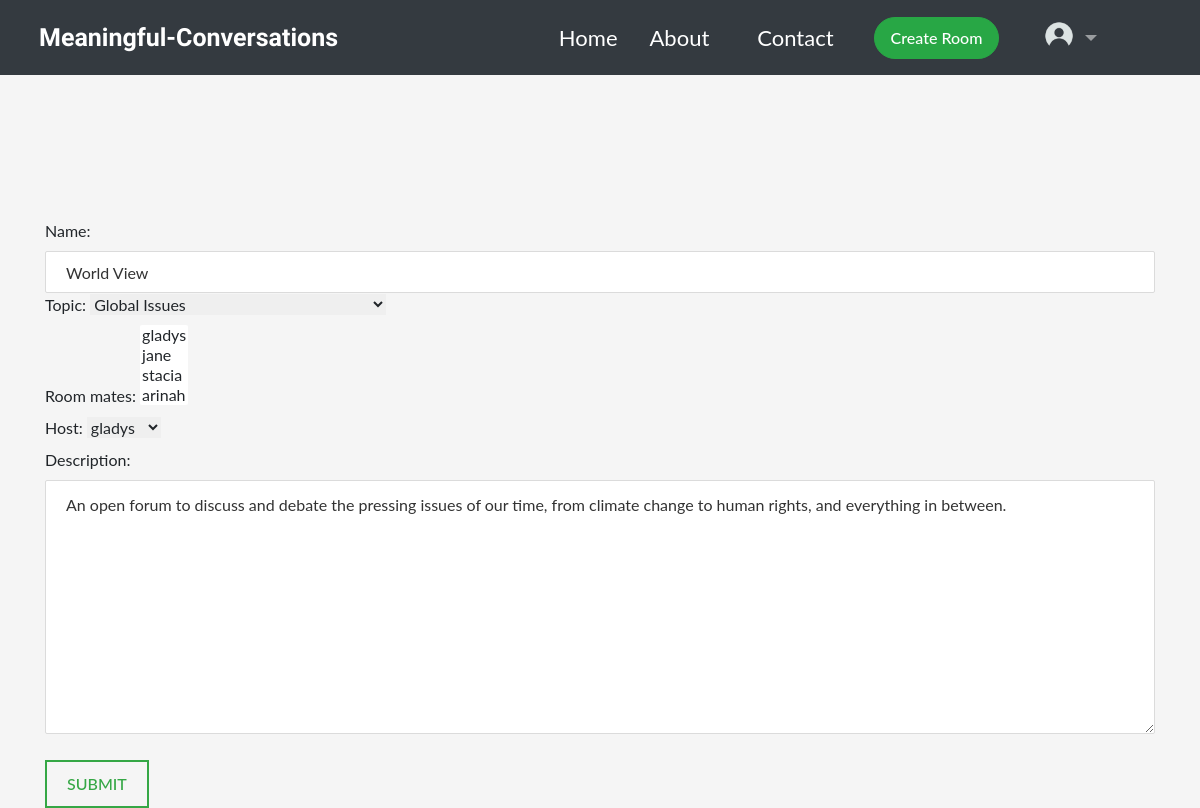
The page /update_room/9/ (signed in) on the database its author committed.
### conversations/models.py (models this page shows, shortened)
class Room(models.Model):
    name = models.CharField(max_length=255)
    topic = models.ForeignKey(Topic, on_delete=models.CASCADE)
    room_mates = models.ManyToManyField(User, related_name="room_mates", blank=True)
    host = models.ForeignKey(User, on_delete=models.CASCADE, related_name='creator')
    description =models.TextField(null=True)
    created_at = models.DateTimeField(auto_now_add=True)
    updated_at = models.DateTimeField(auto_now=True)
    class Meta:
        ordering = [ '-created_at']

class Topic(models.Model):
    name = models.CharField(("Room-Topic"), max_length=150)
    def __str__(self):
        return self.name

### conversations/views.py (the view)
# urls.py: path('update_room/<str:pk>/', views.update_room, name='update_room'),
@login_required(login_url='login')
def update_room(request, pk):
    room = Room.objects.get(id=pk)
    form = RoomForm(instance=room)
    if request.user  != room.host:
        return HttpResponse('Not allowed! Only the host can Update this room!')
    if request.method =='POST':
        form= RoomForm(request.POST, instance=room)
    if form.is_valid():
            form.save()
            return redirect('index')
    context={'room': room, 'form': form}
    return render(request, 'room_form.html', context)

### conversations/forms.py
class RoomForm(ModelForm):
    class Meta:
        model= Room
        fields ='__all__'

### conversations/templates/room_form.html (shortened to what this page needs)
{% extends 'base.html' %}
{% load static %}
{% block content %}
<br><br><br><br><br><br>
<div class="container">
    <form method="POST" action="">
        {{form.as_p}}
        <input type="submit" value="Submit">
    </form>
</div>
{% endblock content %}

### static/css/style.css (style rules this page uses)
body { margin: 0; font-family: "Lato", sans-serif; background-color: whitesmoke; }
.container { width: 95%; max-width: 1140px; margin: auto; }
input[type="text"], input[type="text"], input[type="email"], input[type="tel"] { border: 1px solid #dbdbdb; border-radius: 2px; color: #333; height: 42px; padding: 0 0 0 20px; width: 100%; outline: 0; }
textarea { border: 1px solid #dbdbdb; border-radius: 2px; color: #333; padding: 12px 0 0 20px; width: 100%; outline: 0; margin-bottom: 20px; }
input[type="submit"] { display: inline-block; font-size: 16px; text-transform: uppercase; background: transparent; border: 2px solid; font-weight: 500; padding: 10px 20px; outline: 0; cursor: pointer; color: #35a745; transition: all 0.3s cubic-bezier(0.55, 0.055, 0.675, 0.19); -webkit-transition: all 0.3s cubic-bezier(0.55, 0.055, 0.675, 0.19); -moz-transition: all 0.3s cubic-bezier(0.55, 0.055, 0.675, 0.19); -ms-transition: all 0.3s cubic-bezier(0.55, 0.055, 0.675, 0.19); -o-transition: all 0.3s cubic-bezier(0.55, 0.055, 0.675, 0.19); }

### rows shown on the page
Room: name "World View", topic "Global Issues", host "gladys", description "An open forum to discuss and debate the pressing issues of our time, from climate change to human rights, and everything in between."
